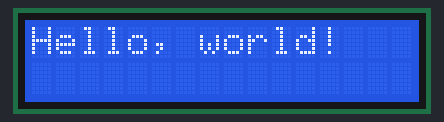
The sketch below on a simulated Arduino Uno, built with avr-gcc and run on an emulated ATmega328P. Parts: 16×2 character LCD.

Above: at 1.7 s.
At 10.7 s:
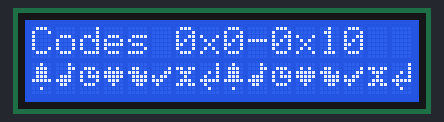
At 14.8 s:
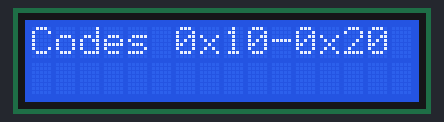
At 18.8 s:
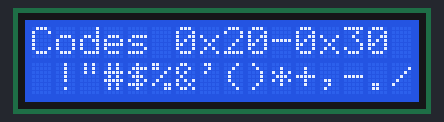
At 26.9 s:
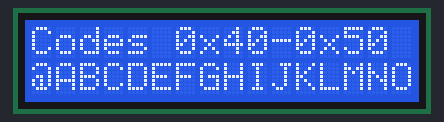
At 34.9 s:
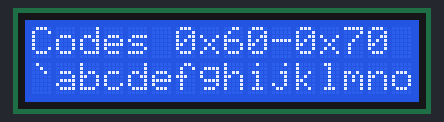

Measured:
- what the display in image 0 shows lasts 1.1 s, from 1.6 s to 2.7 s
- what the display in image 1 shows lasts 4.0 s, from 10.7 s to 14.7 s

The sketch:

lcd_1602_i2c.ino
```cpp
/* YourDuino.com Example Software Sketch
 16 character 2 line I2C Display
 Backpack Interface labelled "A0 A1 A2" at lower right.
 ..and
 Backpack Interface labelled "YwRobot Arduino LCM1602 IIC V1"
 MOST use address 0x27, a FEW use 0x3F
 terry@yourduino.com */

/*-----( Import needed libraries )-----*/
#include <Wire.h>  // Comes with Arduino IDE
// Get the LCD I2C Library here:
// https://bitbucket.org/fmalpartida/new-liquidcrystal/downloads
// Move any other LCD libraries to another folder or delete them
// See Library "Docs" folder for possible commands etc.
#include <LiquidCrystal_I2C.h>

/*-----( Declare Constants )-----*/
/*-----( Declare objects )-----*/
// set the LCD address to 0x27 for a 16 chars 2 line display
// A FEW use address 0x3F
// Set the pins on the I2C chip used for LCD connections:
//                    addr, en,rw,rs,d4,d5,d6,d7,bl,blpol
LiquidCrystal_I2C lcd(0x20, 2, 1, 0, 4, 5, 6, 7, 3, POSITIVE);  // Set the LCD I2C address

/*-----( Declare Variables )-----*/
//NONE
uint8_t bell[8]  = {0x4,0xe,0xe,0xe,0x1f,0x0,0x4};
uint8_t note[8]  = {0x2,0x3,0x2,0xe,0x1e,0xc,0x0};
uint8_t clock[8] = {0x0,0xe,0x15,0x17,0x11,0xe,0x0};
uint8_t heart[8] = {0x0,0xa,0x1f,0x1f,0xe,0x4,0x0};
uint8_t duck[8]  = {0x0,0xc,0x1d,0xf,0xf,0x6,0x0};
uint8_t check[8] = {0x0,0x1,0x3,0x16,0x1c,0x8,0x0};
uint8_t cross[8] = {0x0,0x1b,0xe,0x4,0xe,0x1b,0x0};
uint8_t retarrow[8] = {  0x1,0x1,0x5,0x9,0x1f,0x8,0x4};


void setup()   /*----( SETUP: RUNS ONCE )----*/
{
  Serial.begin(9600);  // Used to type in characters

  lcd.begin(16,2);   // initialize the lcd for 16 chars 2 lines, turn on backlight

  lcd.createChar(0, bell);
  lcd.createChar(1, note);
  lcd.createChar(2, clock);
  lcd.createChar(3, heart);
  lcd.createChar(4, duck);
  lcd.createChar(5, check);
  lcd.createChar(6, cross);
  lcd.createChar(7, retarrow);
  lcd.home();

// ------- Quick 3 blinks of backlight  -------------
  for(int i = 0; i< 3; i++)
  {
    lcd.backlight();
    delay(250);
    lcd.noBacklight();
    delay(250);
  }
  lcd.backlight(); // finish with backlight on

//-------- Write characters on the display ------------------
// NOTE: Cursor Position: (CHAR, LINE) start at 0
  lcd.setCursor(0,0); //Start at character 4 on line 0
  lcd.print("Hello, world!");
  delay(1000);
  lcd.setCursor(0,1);
  lcd.print("HI!YourDuino.com");
  delay(8000);

  displayKeyCodes();
/*
// Wait and then tell user they can start the Serial Monitor and type in characters to
// Display. (Set Serial Monitor option to "No Line Ending")
  lcd.clear();
  lcd.setCursor(0,0); //Start at character 0 on line 0
  lcd.print("Use Serial Mon");
  lcd.setCursor(0,1);
  lcd.print("Type to display");
*/

}/*--(end setup )---*/

// display all keycodes
void displayKeyCodes(void) {
  uint8_t i = 0;
  while (1) {
    lcd.clear();
    lcd.print("Codes 0x"); lcd.print(i, HEX);
    lcd.print("-0x"); lcd.print(i+16, HEX);
    lcd.setCursor(0, 1);
    for (int j=0; j<16; j++) {
      lcd.write(i+j);
    }
    i+=16;

    delay(4000);
  }
}

void loop()   /*----( LOOP: RUNS CONSTANTLY )----*/
{
  {
    // when characters arrive over the serial port...
    if (Serial.available()) {
      // wait a bit for the entire message to arrive
      delay(100);
      // clear the screen
      lcd.clear();
      // read all the available characters
      while (Serial.available() > 0) {
        // display each character to the LCD
        lcd.write(Serial.read());
      }
    }
  }

}/* --(end main loop )-- */


/* ( THE END ) */
```
